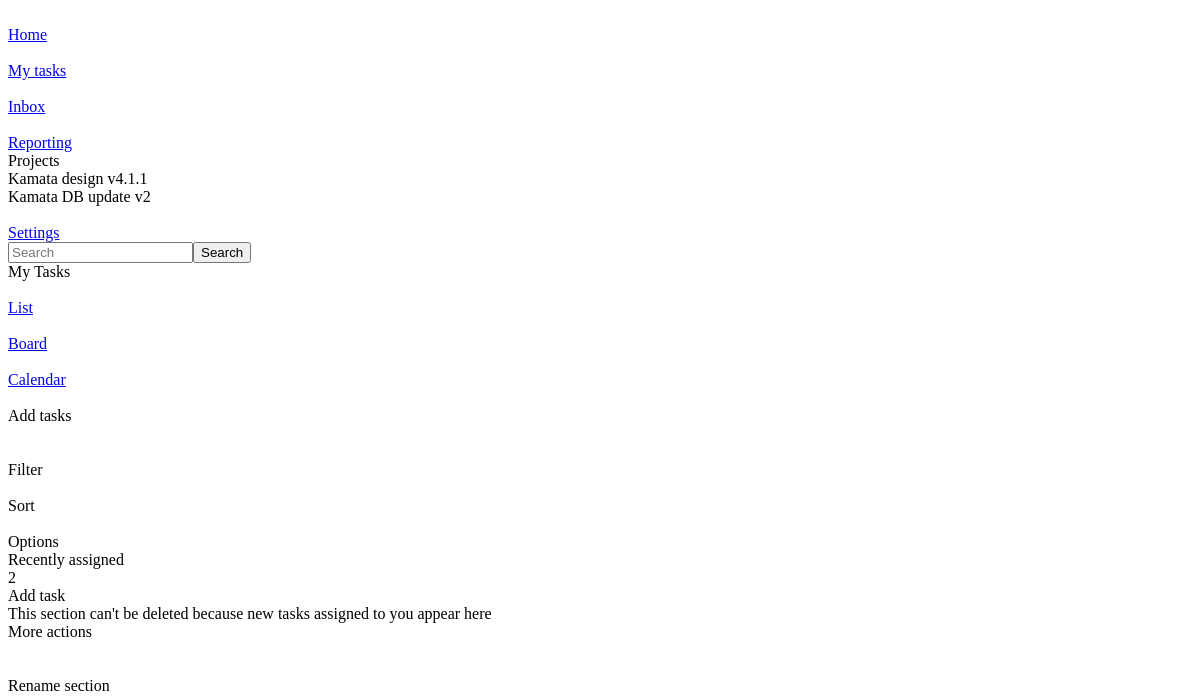
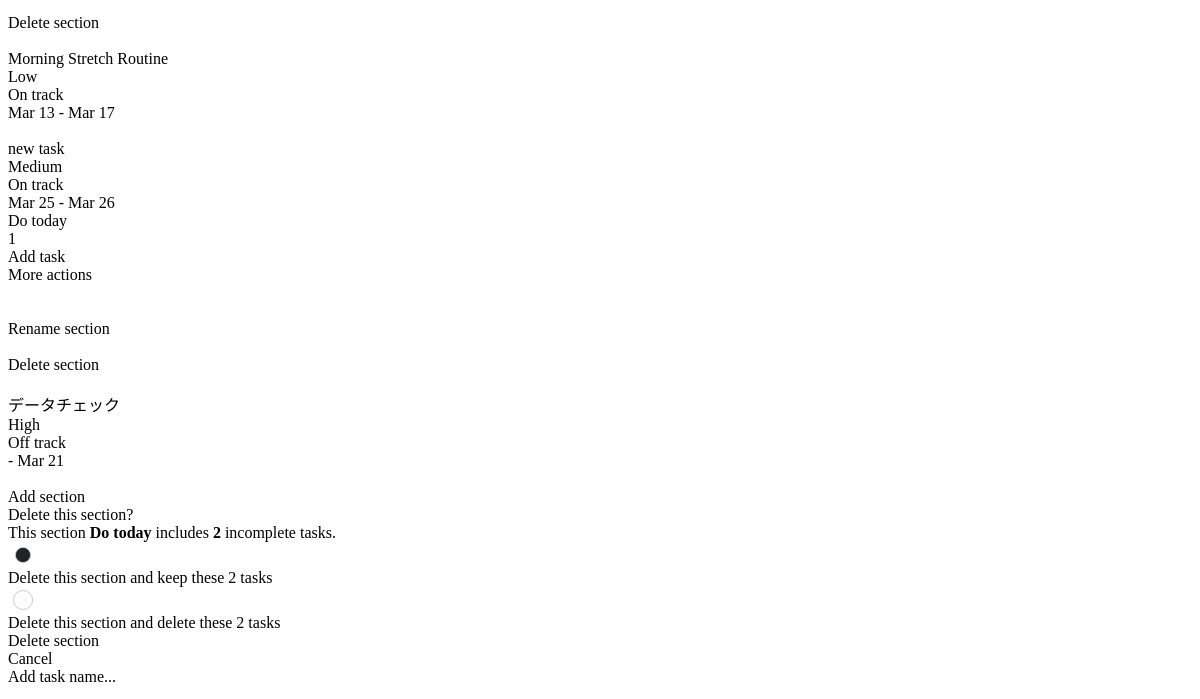
The app's page / (upper part), older data (2 pictures, top to bottom).
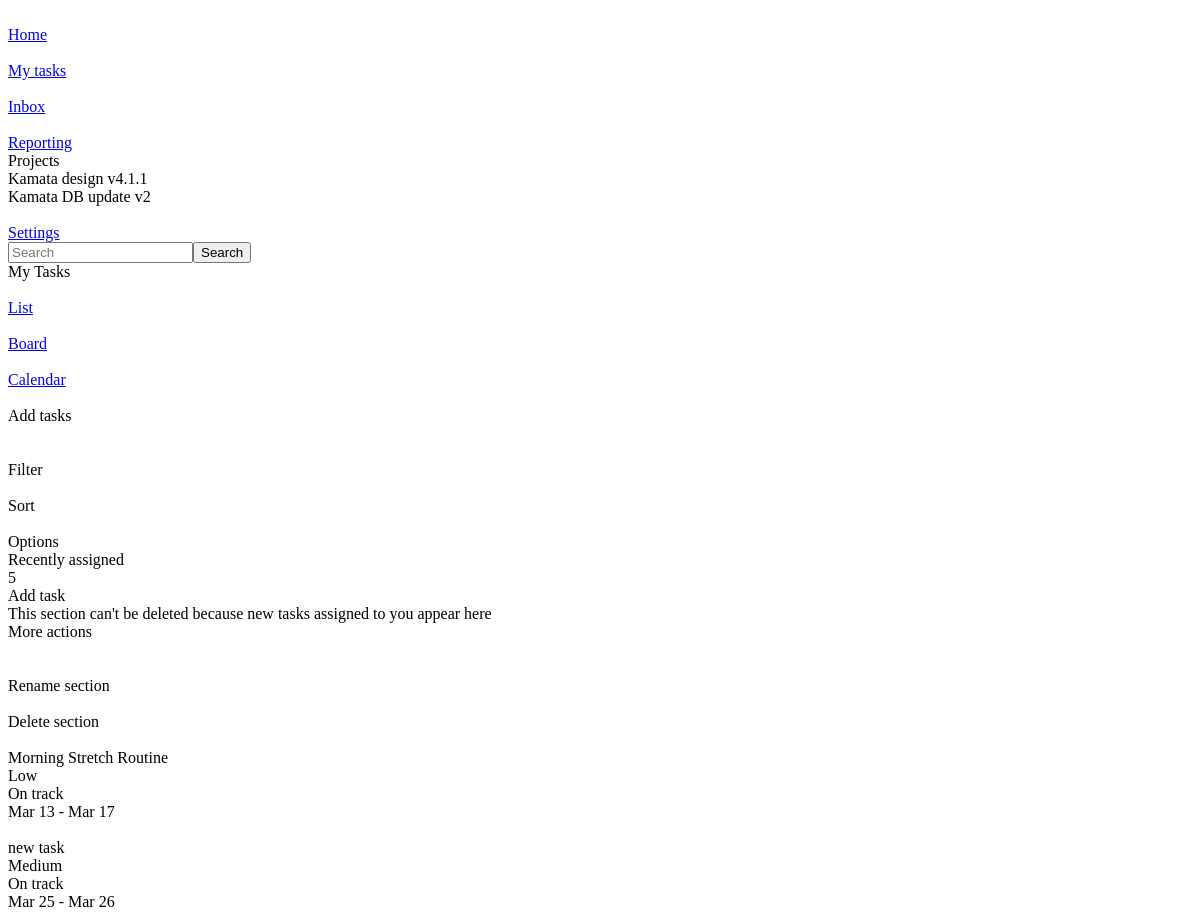
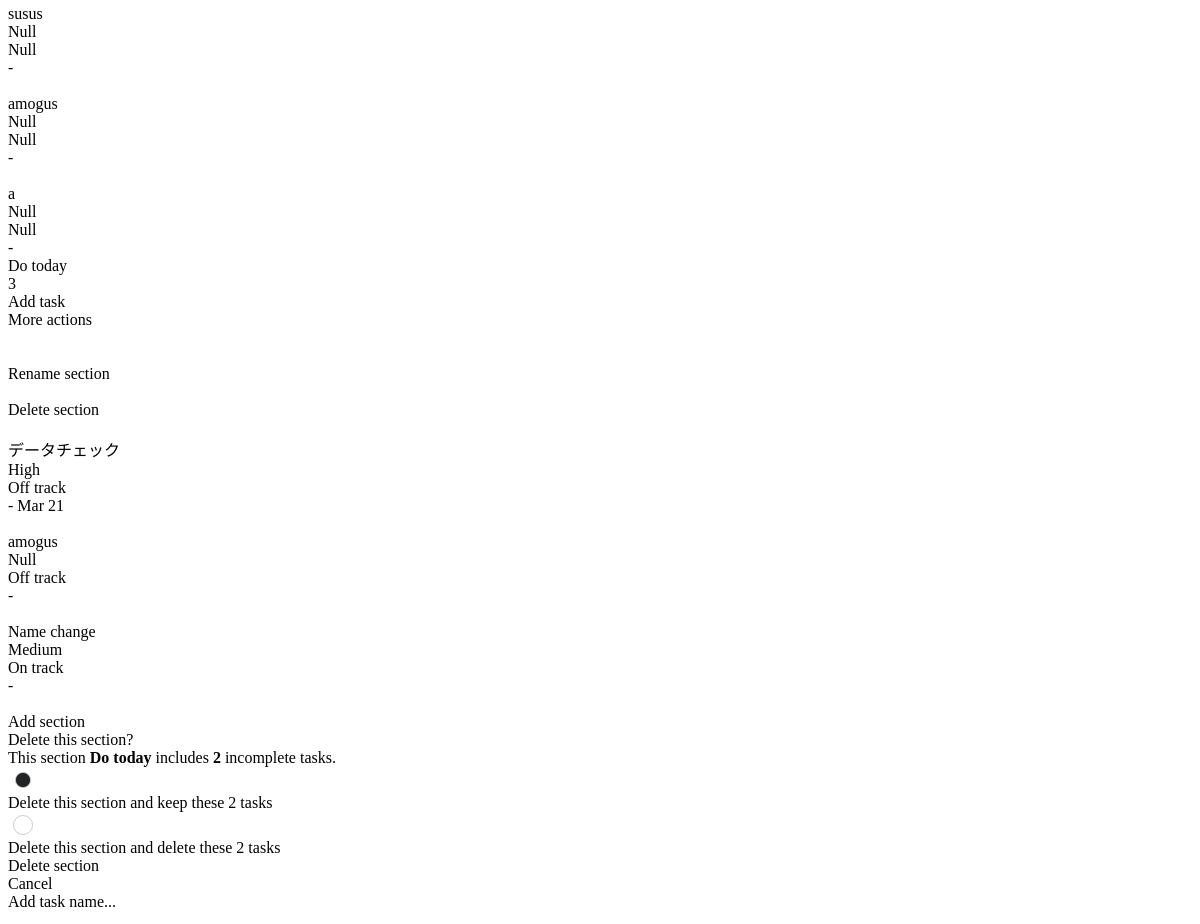
The same page, newer data (2 pictures, top to bottom).
### app/models.py (models this page shows)
class Task(models.Model):
    created_by = models.ForeignKey(User, on_delete=models.CASCADE)
    priority = models.ForeignKey('Priority', on_delete=models.CASCADE, null=True, blank=True)
    status = models.ForeignKey('Status', on_delete=models.CASCADE, null=True, blank=True)
    list = models.ForeignKey('List', on_delete=models.CASCADE)
    project = models.ForeignKey('Project', on_delete=models.CASCADE,  null=True, blank=True)
    name = models.CharField(max_length=50)
    is_completed = models.BooleanField(default=False)
    description = models.TextField(null=True, blank=True)
    created_at = models.DateTimeField(auto_now_add=True)
    start_date = models.DateField(null=True, blank=True)
    deadline = models.DateField(null=True, blank=True)

class Priority(models.Model):
    priority = models.CharField(max_length=10, null=True, blank=True)
    combo_class = models.CharField(max_length=10, null=True, blank=True)

class Status(models.Model):
    status = models.CharField(max_length=10, null=True, blank=True)
    combo_class = models.CharField(max_length=10, null=True, blank=True)

class List(models.Model):
    title = models.CharField(max_length=25)

### app/views.py (the view)
# urls.py: path('', views.home, name='home'),
def home(request):
    lists = List.objects.all()
    tasks = Task.objects.all()
    projects = Project.objects.all()
    status = Status.objects.all()
    priority = Priority.objects.all()
    context = {
        'lists': lists,
        'tasks': tasks,
        'projects': projects,
        'status': status,
        'priority': priority,
    }
    return render(request, 'home.html', context)

### app/templatetags/custom_filters.py (called while the page is built)
@register.filter
def filter_by_list(tasks, list_id):
    return tasks.filter(list_id=list_id)

### app/templates/home.html (shortened to what the changed rows need)
<!DOCTYPE html>
{% load custom_filters %}
{% load static %}
<html data-wf-page="67aeea944d589896c64eea3b" data-wf-site="67aeea944d589896c64ee9d5"
  class="w-mod-js wf-inter-n4-active wf-inter-n3-active wf-inter-n5-active wf-active w-mod-ix">
<head>
  <link href="https://cdn.prod.website-files.com/67aeea944d589896c64ee9d5/css/kamata.webflow.c56fb8e45.css" rel="stylesheet" type="text/css">
  <link rel="stylesheet" href="{% static 'main.css' %}">
  <link rel="stylesheet" href="https://fengyuanchen.github.io/datepicker/css/datepicker.css">
</head>
<body cz-shortcut-listen="true">
  <div class="main-wrap none">
    <div class="w-layout-grid list-wrap">
      <div id="w-node-_60766be2-e2cf-9137-be7b-4c8f2ddb67e6-c64eea3b" class="list-group">
        <div data-list="1" data-list="1" class="list">
          <div class="list-header">
            <div class="flex gap5">
              <div class="list_header-title">Recently assigned</div>
              <div class="text list_header-total">{{ tasks|filter_by_list:1|length }}<br></div>
            </div>
          </div>
          {% for task in tasks|filter_by_list:1 %}
          <div data-item="{{ task.id }}" data-popup-trigger="edit-task" data-task-id="{{ task.id }}" data-item-project-id="{{ task.project.id }}" data-item-project-name="{{ task.project.name }}" data-item-description="{{ task.description }}" data-item-start-date="{{ task.start_date|date:'Y-m-d' }}" data-item-deadline="{{ task.deadline|date:'Y-m-d' }}" data-current-list="{{ task.list_id }}"
            data-edit-mode="true"
            class="w-layout-grid list-item {% if task.project %}{{ task.project.color.color }}{% endif %} task-content">
            <div class="flex gap5">
              <div class="button icon"><img
                  loading="lazy" alt=""></div>
              <div class="list_item-title">{{ task.name }}</div>
            </div>
            <div class="flex gap5">
              <div class="list_item-priority {{ task.priority.combo_class }}" data-priority-value="{{ task.priority.id }}">{{ task.priority.priority }}</div>
              <div class="list_item-status {{ task.status.combo_class }}" data-status-value="{{ task.status.id }}">{{ task.status.status }}</div>
            </div>
            <div class="flex y-center gap5">
              <div>{{ task.start_date|date:"M d" }} - {{ task.deadline|date:"M d" }}</div>
            </div>
          </div>
          {% endfor %}
        </div>
        {% for list in lists %}
        {% if list.id > 1 %}
        <div data-list="{{ list.id }}" class="list">
          <div class="list-header">
            <div class="flex gap5">
              <div class="list_header-title">{{ list.title }}</div>
              <div class="text list_header-total">{{ tasks|filter_by_list:list.id|length }}<br></div>
            </div>
            <div class="flex y-center gap2 relative">
              <div data-list="{{ list.id }}" class="explanation-box tooltip-list_header-addtask-hover">
                <div>Add task</div>
              </div>
              <div data-list="{{ list.id }}" class="explanation-box tooltip-list_header-moreactions-hover">
                <div>More actions</div>
              </div>
              <div data-explains="tooltip-list_header-addtask-hover" data-list="{{ list.id }}"
                class="button list_header-addtask" data-popup-trigger="create-task">
              </div>
              <div data-explains="tooltip-list_header-moreactions-hover" data-list="{{ list.id }}"
                class="button list_header-moreactions">
              </div>
              <div data-list="{{ list.id }}" class="subpage list_header-moreactions-menu">
                <div class="subpage_link rename-section">
                  <div>Rename section</div>
                </div>
                <div data-popup-trigger="delete-list" data-list="{{ list.id }}" class="subpage_link">
                  <div class="img-wrap trashcan-icon">
                  </div>
                  <div>Delete section</div>
                </div>
              </div>
            </div>
          </div>
          {% for task in tasks|filter_by_list:list.id %}
          <div data-item="{{ task.id }}" data-popup-trigger="edit-task" data-task-id="{{ task.id }}" data-item-project-id="{{ task.project.id }}" data-item-project-name="{{ task.project.name }}" data-item-description="{{ task.description }}" data-item-start-date="{{ task.start_date|date:'Y-m-d' }}" data-item-deadline="{{ task.deadline|date:'Y-m-d' }}" data-current-list="{{ task.list_id }}"
            data-edit-mode="true"
            class="w-layout-grid list-item {% if task.project %}{{ task.project.color.color }}{% endif %}">
            <div class="flex gap5">
              <div class="button icon"><img
                  loading="lazy" alt=""></div>
              <div class="list_item-title">{{ task.name }}</div>
            </div>
            <div class="flex gap5">
              <div class="list_item-priority {{ task.priority.combo_class }}" data-priority-value="{{ task.priority.id }}">{{ task.priority.priority }}</div>
              <div class="list_item-status {{ task.status.combo_class }}" data-status-value="{{ task.status.id }}">{{ task.status.status }}</div>
            </div>
            <div class="flex y-center gap5">
              <div>{{ task.start_date|date:"M d" }} - {{ task.deadline|date:"M d" }}</div>
            </div>
          </div>
          {% endfor %}
        </div>
        {% endif %}
        {% endfor %}
      </div>
    </div>
  </div>
</body>
</html>

Row changes from the older to the newer data that the page shows:
added Task: name "susus", priority.priority "Null", status.status "Null"
added Task: name "amogus", priority.priority "Null", status.status "Null"
added Task: name "a", priority.priority "Null", status.status "Null"
computed for List "Do today": id "1" → "3"
added Task: name "amogus", priority.priority "Null", status.status "Off track"
added Task: name "Name change", priority.priority "Medium", status.status "On track"
Text that changed along with them:
{{ tasks|filter_by_list:1|length }}: "2" → "5"
